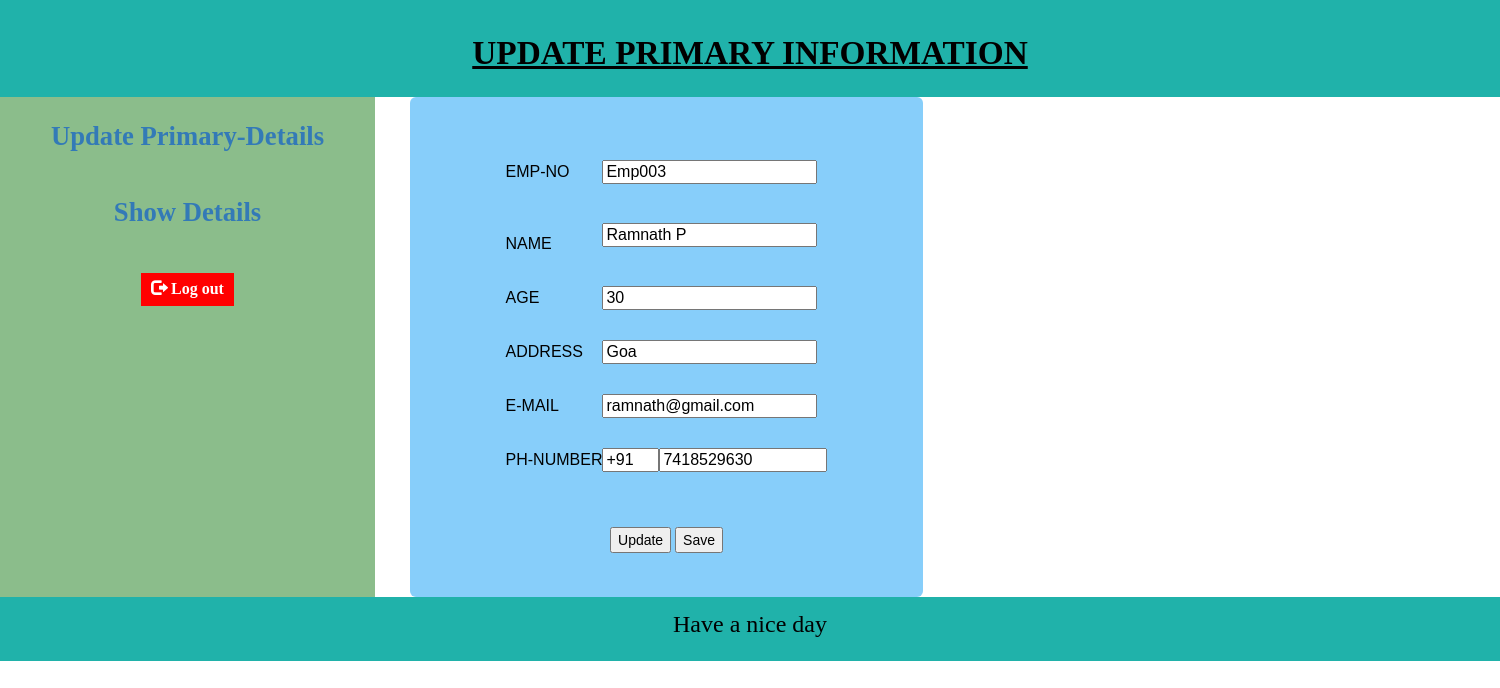
The page /edit-personal.php?id=134 on the database its author committed.
### tables this page shows
CREATE TABLE `std_table` (
  `ID` int(10) UNSIGNED NOT NULL,
  `EMP_NO` varchar(100) DEFAULT NULL,
  `NAME` varchar(30) DEFAULT NULL,
  `AGE` int(3) DEFAULT NULL,
  `ADDRESS` varchar(200) DEFAULT NULL,
  `EMAIL` varchar(70) DEFAULT NULL,
  `PH_NUMBER` bigint(20) DEFAULT NULL,
  `JOIN_DATE` timestamp NOT NULL DEFAULT CURRENT_TIMESTAMP
);

### edit-personal.php (the view, shortened to what this page needs)
<?php
$id=$_GET['id'];
$servername = "localhost";
$username = "root";
$password = "root";
$dp = "employee";
$conn = mysqli_connect($servername, $username, $password, $dp);
$sql = "SELECT * FROM std_table where id=$id";
$result = mysqli_query($conn,$sql);
if (count($result) == 1){
    $row=mysqli_fetch_array($result);
    $emp_no=$row['EMP_NO'];
    $name=$row['NAME'];
    $age=$row['AGE'];
    $address=$row['ADDRESS'];
    $email=$row['EMAIL'];
    $ph_no=$row['PH_NUMBER'];
}
?>
<html lang="en-US">
    <head>
        <link rel="stylesheet" href="https://maxcdn.bootstrapcdn.com/bootstrap/3.3.7/css/bootstrap.min.css"
>
    </head>
    <body>
        <header><h1>UPDATE PRIMARY INFORMATION</h1></header>
        <section>
            <nav>
                <ul>
                    <li><a href="edit-personal.php">Update Primary-Details</a></li><br>
                    <li><a href="show-personal.php">Show Details</a></li><br>
                    <a type='button' class='button' href='admin.php' >
                        <span class="glyphicon glyphicon-log-out"></span> Log out
                    </a>
                </ul>
            </nav>
            <article>
                <div class="container" >
                    <div class="jumbotron" align="center">
                        <div class="container" align="center">
                            <form method="post" action="update-personal.php" enctype="multipart/form-data" padding: 20px>
                                <table align="center" cellpadding="8">
                                    <tr>
                                        <td><br> EMP-NO <br /><br /></td>
                                        <td><input type="text" name="Emp-no" value="<?php echo $emp_no; ?>" pattern="^[A-Za-z0-9]+$" required readonly/>
                                        </td>
                                    </tr>
                                    <tr>
                                        <td><br><br>NAME <br /><br /></td>
                                        <td><input type="text" name="Name" value="<?php echo $name; ?>" maxlength="25" pattern="^[A-Za-z\s]+$" required />
                                        </td>
                                    </tr>
                                    <tr>
                                        <td><br> AGE <br /><br /></td>
                                        <td><input type="number" name="Age" value="<?php echo $age; ?>" maxlength="3" pattern="^[0-9]+$" required />
                                        </td>
                                    </tr>
                                    <tr>
                                        <td><br> ADDRESS <br /><br /></td>
                                        <td><input type ="text" name="Address" value="<?php echo $address; ?>" required>
                                        </td>
                                    </tr>
                                    <tr>
                                        <td><br> E-MAIL <br /><br /></td>
                                        <td><input type="email" name="mail" value="<?php echo $email; ?>" required />
                                        </td>
                                    </tr>
                                    <tr>
                                        <td><br> PH-NUMBER <br /><br /></td>
                                        <td><input value="+91" maxlength="3" size="3" readonly><input type="tel" name="ph-number" value="<?php echo $ph_no; ?>" maxlength="10" pattern="[6-9]{1}[0-9]{9}" size="15" required />
                                        </td>
                                    </tr>
                                </table><br><br />
                                <input type="submit" value="Update" align="center" onclick="alert('Informations are updated!')" href="update-personal.php">
                                <button onclick="show.php" align="center">Save</button>
                        </div>
                    </div>
                </div>
            </article>
        </section>
        <footer>
            <p>Have a nice day</p>
        </footer>
    </body>
</html>

### edit-personal.php (style rules this page uses)
body { background: url(https://images.unsplash.com/photo-1473170611423-22489201d919?ixlib=rb-1.2.1&auto=format&fit=crop&w=500&q=60); background-repeat:no-repeat; background-size: cover; color: black; }
h1 { font-family: Calibri; font-size: 25pt; font-style: normal; font-weight: bold; color:black; text-decoration: underline }
.jumbotron { margin-top: -20px; background: lightskyblue; color: black; width: 45%; height: 500px; box-align: left; }
* { box-sizing: border-box; align-items: center; }
body { font-family: Arial, Helvetica, sans-serif; }
header { background-color: lightseagreen; padding: 15px; text-align: center; font-size: 35px; }
nav { float: left; width: 25%; height: 500px; background: rgb(139, 189, 139); text-align: center; font-family: Calibri; font-size: 20pt; font-style: normal; font-weight: bold; padding: 20px; color: blue }
nav ul { list-style-type: none; padding: 0; }
article { float: left; scroll-margin: left:inherit; padding: 20px; width: 75%; height: 300px; }
section:after { content: ""; display: table; clear: both; }
footer { background-color: lightseagreen; padding: 10px; font-family: Calibri; font-size: 18pt; font-style: normal; text-align: center; color: black; }
.button { background-color: red; border: 1; padding:5px 10px; text-align: center; text-decoration: none; display: inline-block; font-size: 16px; margin: 4px 2px; cursor: pointer; color: white }

### rows shown on the page
std_table: Emp-no "Emp003", Name "Ramnath P", Age "30", Address "Goa", mail "ramnath@gmail.com", ph-number "7418529630"
